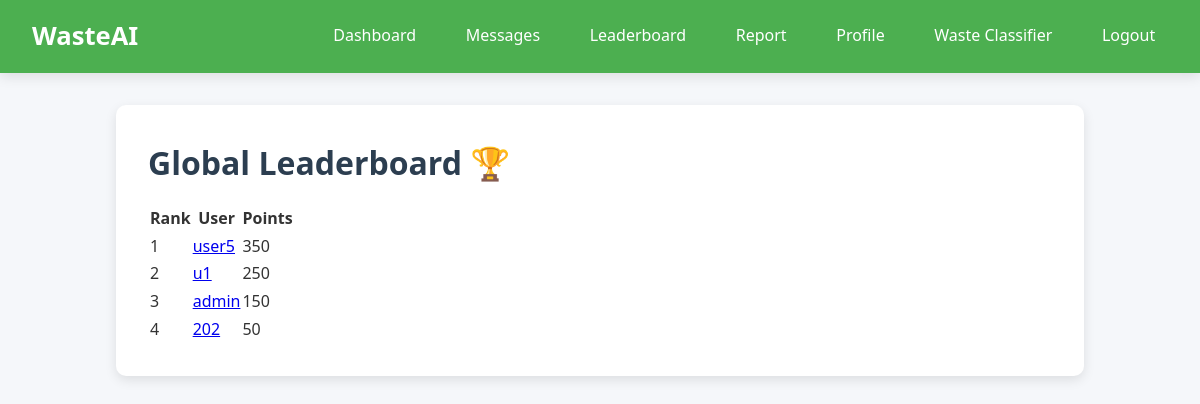
The page /leaderboard (signed in) on the database its author committed.
### app.py (models this page shows, shortened)
class User(db.Model, UserMixin):
    id = db.Column(db.Integer, primary_key=True)
    username = db.Column(db.String(20), unique=True, nullable=False)
    email = db.Column(db.String(120), unique=True, nullable=False)
    password_hash = db.Column(db.String(200), nullable=False)
    role = db.Column(db.String(10), default='user')
    points = db.Column(db.Integer, default=0)
    achievements = db.Column(db.String(200), default='')
    profile_picture = db.Column(db.String(100), nullable=True, default='default.png')
    reports = db.relationship('Report', backref='author', lazy=True)
    school_id = db.Column(db.Integer, db.ForeignKey('school.id'), nullable=True)
    challenges_joined = db.relationship('UserToChallenge', backref='user', lazy=True)

### app.py (the view)
@app.route("/leaderboard")
def leaderboard():
    top_users = User.query.order_by(desc(User.points)).all()
    return render_template("leaderboard.html", top_users=top_users)

### app.py (called while the page is built)
@login_manager.user_loader
def load_user(user_id):
    return User.query.get(int(user_id))

### templates/leaderboard.html (shortened to what this page needs)
{% extends "base.html" %}
{% block content %}
<div class="card">
    <h1 class="text-center">Global Leaderboard 🏆</h1>
    <table class="table">
        <thead>
            <tr>
                <th>Rank</th>
                <th>User</th>
                <th>Points</th>
            </tr>
        </thead>
        <tbody>
            {% for user in top_users %}
            <tr>
                <td>{{ loop.index }}</td>
                <td><a href="{{ url_for('user_profile', user_id=user.id) }}">{{ user.username }}</a></td>
                <td>{{ user.points }}</td>
            </tr>
            {% endfor %}
        </tbody>
    </table>
</div>
{% endblock %}

### templates/base.html (style rules this page uses)
:root { --primary: #4CAF50; --primary-dark: #388E3C; --secondary: #2c3e50; --light-bg: #f5f7fa; --text-dark: #333; --text-light: #fff; --shadow: 0 4px 12px rgba(0, 0, 0, 0.1); --radius: 10px; }
* { margin: 0; padding: 0; box-sizing: border-box; }
body { font-family: "Segoe UI", Roboto, Arial, sans-serif; background: var(--light-bg); color: var(--text-dark); line-height: 1.6; }
.card { background: #fff; border-radius: var(--radius); box-shadow: var(--shadow); padding: 2rem; margin-bottom: 2rem; transition: transform 0.3s; }
h1, h2, h3 { color: var(--secondary); margin-bottom: 1rem; }

### rows shown on the page
User: username "user5", points "350"
User: username "u1", points "250"
User: username "admin", points "150"
User: username "202", points "50"
